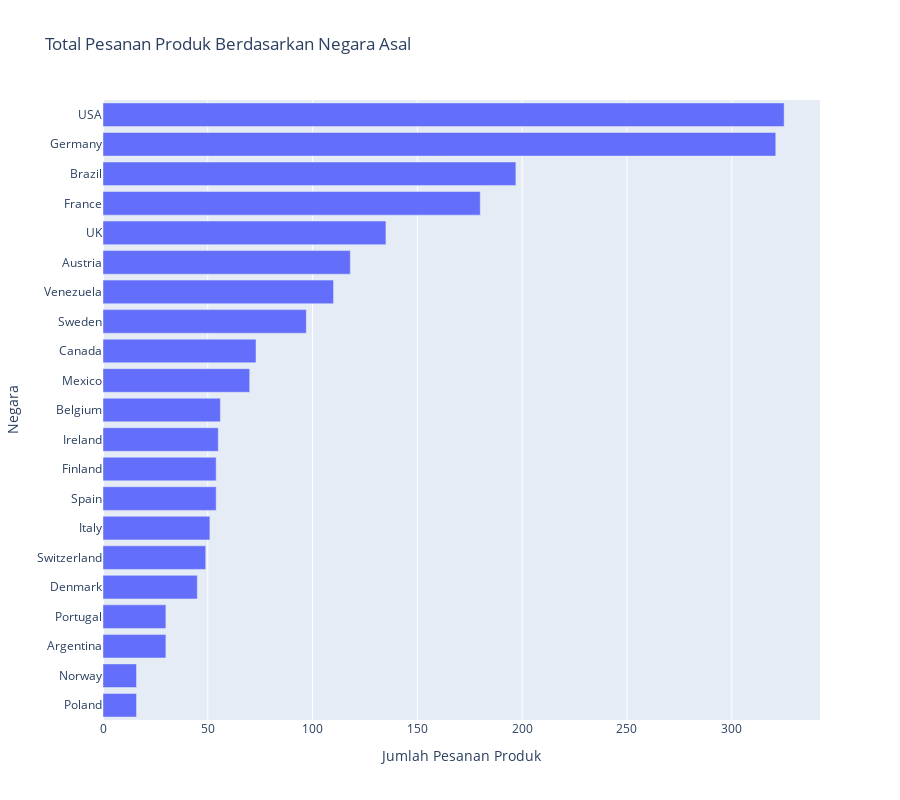

The code cell stored with this chart in its notebook:
### Markdown cell above
## **Total Order Produk Berdasarkan Negara Asal**

### Code cell
fig = px.bar(tabel1.groupby('Country')[['OrderID']].count().sort_values('OrderID'), orientation='h', height=800, 
            title = 'Total Pesanan Produk Berdasarkan Negara Asal', labels={'value':'Jumlah Pesanan Produk', 'Country':'Negara'})
fig.update_layout(showlegend=False)
fig.show()

### Figure 1 — Plotly figure (JSON) as saved in the notebook; plotly's stock layout.template omitted (floating-point values rounded to 4 significant figures)
{"data": [{"alignmentgroup": "True", "hovertemplate": "variable=OrderID<br>Jumlah Pesanan Produk=%{x}<br>Negara=%{y}<extra></extra>", "legendgroup": "OrderID", "marker": {"color": "#636efa", "pattern": {"shape": ""}}, "name": "OrderID", "offsetgroup": "OrderID", "orientation": "h", "showlegend": true, "textposition": "auto", "type": "bar", "x": [16, 16, 30, 30, 45, 49, 51, 54, 54, 55, 56, 70, 73, 97, 110, 118, 135, 180, 197, 321, 325], "xaxis": "x", "y": ["Poland", "Norway", "Argentina", "Portugal", "Denmark", "Switzerland", "Italy", "Spain", "Finland", "Ireland", "Belgium", "Mexico", "Canada", "Sweden", "Venezuela", "Austria", "UK", "France", "Brazil", "Germany", "USA"], "yaxis": "y"}], "layout": {"barmode": "relative", "height": 800, "legend": {"title": {"text": "variable"}, "tracegroupgap": 0}, "showlegend": false, "title": {"text": "Total Pesanan Produk Berdasarkan Negara Asal"}, "xaxis": {"anchor": "y", "domain": [0, 1], "title": {"text": "Jumlah Pesanan Produk"}}, "yaxis": {"anchor": "x", "domain": [0, 1], "title": {"text": "Negara"}}}}
